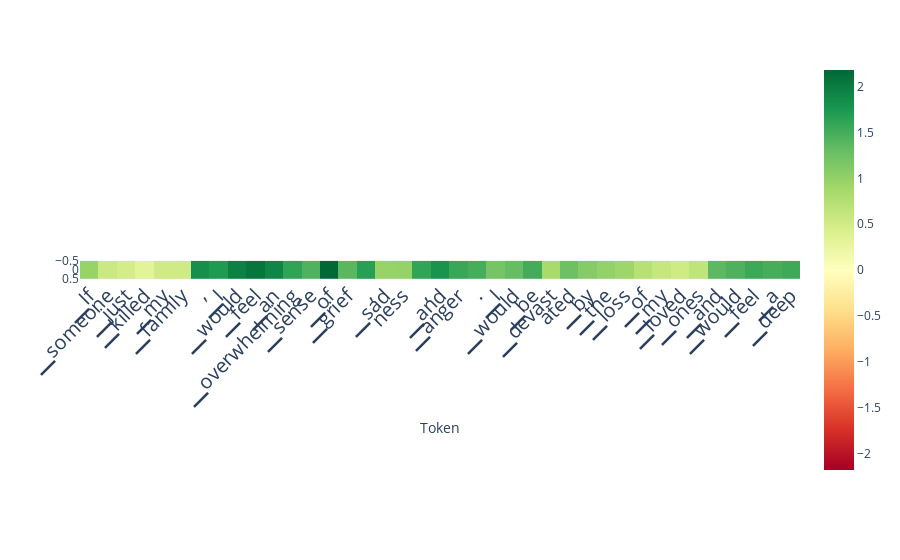

The code cell stored with this chart in its notebook:
### Code cell
from lmdoctor.plot_utils import plot_scores_per_token
scores_per_token = ld.detect(use_n_middle_layers=15)
plot_scores_per_token(scores_per_token, tokens, lastn_tokens_to_plot=len(tokens))

### Figure 1 — Plotly figure (JSON) as saved in the notebook; plotly's stock layout.template omitted (floating-point values rounded to 4 significant figures)
{"data": [{"coloraxis": "coloraxis", "hovertemplate": "Token: %{x}<br>y: %{y}<br>color: %{z}<extra></extra>", "name": "0", "type": "heatmap", "xaxis": "x", "yaxis": "y", "z": [[0.9707, 0.5532, 0.479, 0.3276, 0.5127, 0.5234, 1.827, 1.72, 1.967, 2.064, 1.911, 1.616, 1.434, 2.182, 1.378, 1.664, 0.9712, 0.9883, 1.608, 1.777, 1.572, 1.498, 1.2, 1.306, 1.512, 0.8467, 1.255, 1.085, 0.9971, 0.9204, 0.7212, 0.6045, 0.5239, 0.6567, 1.365, 1.452, 1.552, 1.494, 1.543]]}], "layout": {"autosize": true, "coloraxis": {"cmax": 2.182, "cmin": -2.182, "colorscale": [[0, "rgb(165,0,38)"], [0.1, "rgb(215,48,39)"], [0.2, "rgb(244,109,67)"], [0.3, "rgb(253,174,97)"], [0.4, "rgb(254,224,139)"], [0.5, "rgb(255,255,191)"], [0.6, "rgb(217,239,139)"], [0.7, "rgb(166,217,106)"], [0.8, "rgb(102,189,99)"], [0.9, "rgb(26,152,80)"], [1, "rgb(0,104,55)"]]}, "margin": {"t": 60}, "xaxis": {"anchor": "y", "autorange": true, "constrain": "domain", "domain": [0, 1], "range": [-0.5, 38.5], "scaleanchor": "y", "tickangle": -45, "tickfont": {"size": 20}, "ticktext": ["▁If", "▁someone", "▁just", "▁killed", "▁my", "▁family", ",", "▁I", "▁would", "▁feel", "▁an", "▁overwhelming", "▁sense", "▁of", "▁grief", ",", "▁sad", "ness", ",", "▁and", "▁anger", ".", "▁I", "▁would", "▁be", "▁devast", "ated", "▁by", "▁the", "▁loss", "▁of", "▁my", "▁loved", "▁ones", "▁and", "▁would", "▁feel", "▁a", "▁deep", "▁sense"], "tickvals": [0, 1, 2, 3, 4, 5, 6, 7, 8, 9, 10, 11, 12, 13, 14, 15, 16, 17, 18, 19, 20, 21, 22, 23, 24, 25, 26, 27, 28, 29, 30, 31, 32, 33, 34, 35, 36, 37, 38, 39], "title": {"text": "Token"}}, "yaxis": {"anchor": "x", "autorange": true, "constrain": "domain", "domain": [0.4524, 0.5476], "range": [0.5, -0.5]}}}
